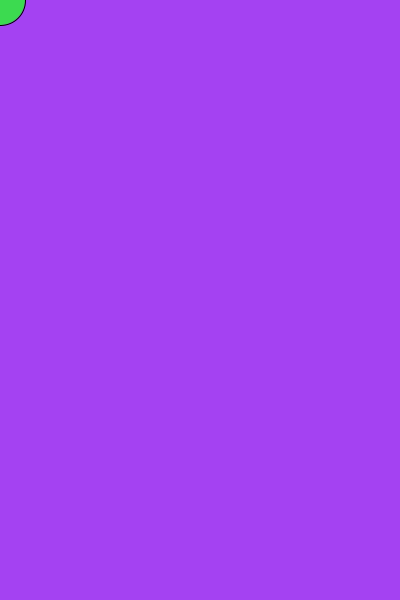
Frame 1 (no input)
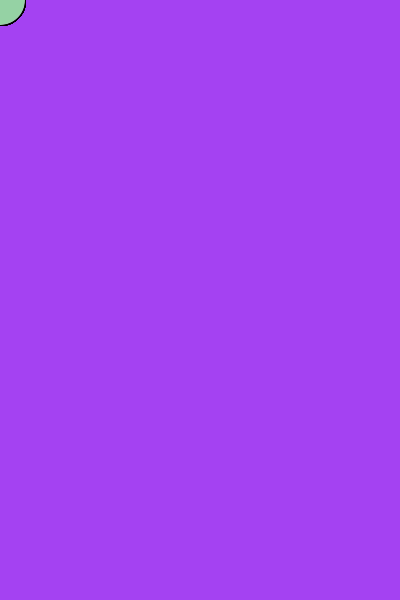
Frame 60 (the mouse pressed at the canvas centre just before this capture)
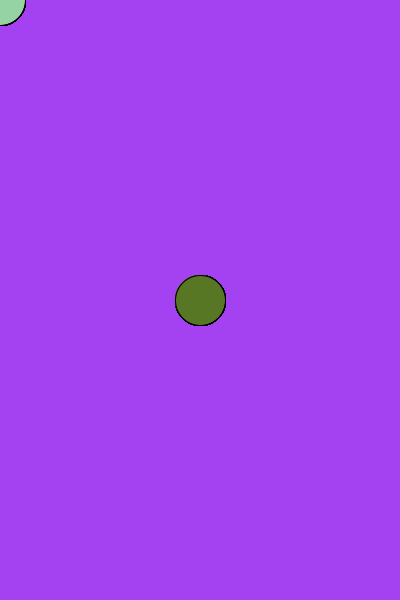
Frame 120 (the mouse held since frame 60 and released just before this capture)

The Processing sketch that drew these frames (run headless with seeded random() and noise(); from frame 60 on, the mouse is pressed at the canvas centre):

// Processing sketch: processing_62258
// ── processing_62258.pde


void setup()
 { 
  size(400, 600);
   background( random (255), random (255), random (255) ) ;
   smooth();
   frameRate(60);
 } 


void draw()

{ 
  fill( random(255), random(255), random(255) );
   ellipse( mouseX, mouseY, 50, 50 );
 }
 
